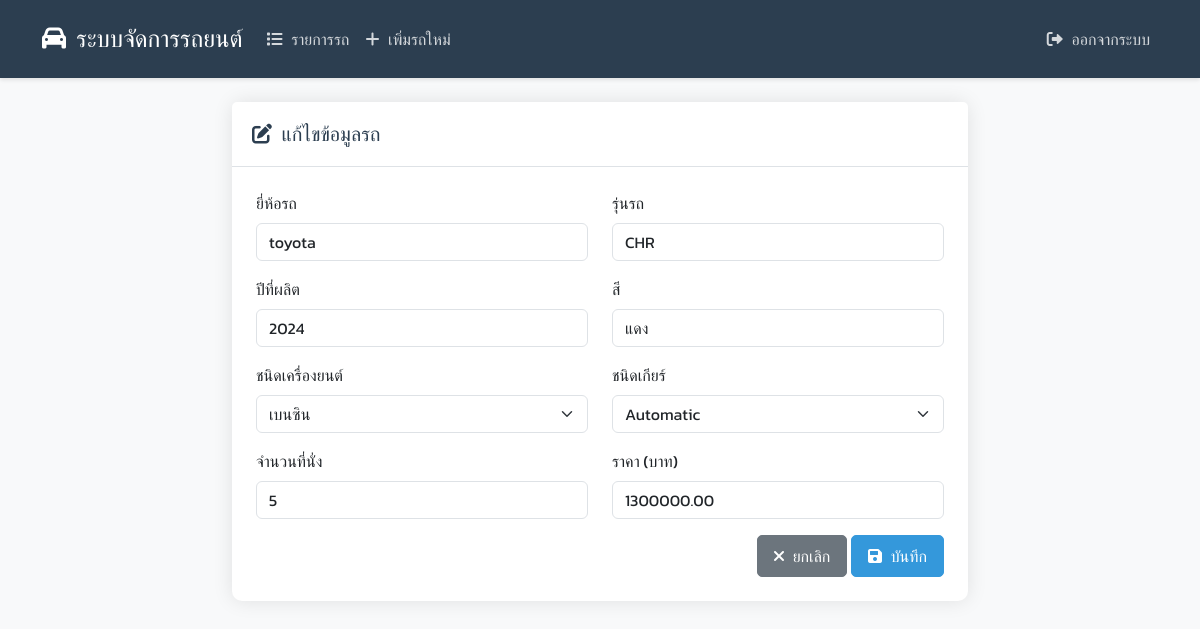
Screenshot of /edit_car.php?id=1 (signed in) with the database file from the repository.
### tables this page shows
CREATE TABLE `cars` (
  `car_id` int(11) NOT NULL COMMENT 'รหัสรถ (Primary Key)',
  `brand` varchar(100) NOT NULL COMMENT 'ยี่ห้อรถ เช่น Toyota, Honda',
  `model` varchar(100) NOT NULL COMMENT 'รุ่นรถ เช่น Corolla, Civic',
  `year` year(4) NOT NULL COMMENT 'ปีที่ผลิต',
  `color` varchar(50) DEFAULT NULL COMMENT 'สีของรถ เช่น ขาว, ดำ, แดง',
  `engine_type` varchar(50) DEFAULT NULL COMMENT 'ชนิดเครื่องยนต์ เช่น เบนซิน, ดีเซล, ไฟฟ้า',
  `transmission` enum('Manual','Automatic') DEFAULT NULL COMMENT 'ชนิดของเกียร์ เช่น Manual, Automatic',
  `seats` int(11) DEFAULT NULL COMMENT 'จำนวนที่นั่ง เช่น 4, 5, 7',
  `price` decimal(10,2) DEFAULT NULL COMMENT 'ราคารถ (บาท)',
  `create_date` timestamp NOT NULL DEFAULT current_timestamp() COMMENT 'วันที่สร้างข้อมูล',
  `update_date` timestamp NOT NULL DEFAULT current_timestamp() ON UPDATE current_timestamp() COMMENT 'วันที่แก้ไขข้อมูลล่าสุด'
);

### api/car.php (called while the page is built, shortened)
<?php
class Car {
    private $conn;
    private $table_name = "cars";
    public function __construct($db) {
        $this->conn = $db;
    }
    public function readOne($id) {
        $query = "SELECT * FROM " . $this->table_name . " WHERE car_id = :id";
        $stmt = $this->conn->prepare($query);
        $stmt->bindParam(":id", $id);
        $stmt->execute();
        return $stmt->fetch(PDO::FETCH_ASSOC);
    }
}
?>

### edit_car.php (the view, shortened to what this page needs)
<?php
require_once 'api/car.php';
$id = $_GET['id'];
$database = new Database();
$db = $database->getConnection();
$car = new Car($db);
$car_data = $car->readOne($id);
?>
<!DOCTYPE html>
<html lang="th">
<head>
    <link href="https://cdn.jsdelivr.net/npm/bootstrap@5.3.0/dist/css/bootstrap.min.css" rel="stylesheet">
    <link href="https://cdnjs.cloudflare.com/ajax/libs/font-awesome/6.0.0/css/all.min.css" rel="stylesheet">
    <link href="css/style.css" rel="stylesheet">
</head>
<body>
    <nav class="navbar navbar-expand-lg navbar-dark">
        <div class="container">
            <a class="navbar-brand" href="index.php">
                <i class="fas fa-car"></i> ระบบจัดการรถยนต์
            </a>
            <div class="collapse navbar-collapse" id="navbarNav">
                <ul class="navbar-nav me-auto">
                    <li class="nav-item">
                        <a class="nav-link" href="cars.php">
                            <i class="fas fa-list"></i> รายการรถ
                        </a>
                    </li>
                    <li class="nav-item">
                        <a class="nav-link" href="add_car.php">
                            <i class="fas fa-plus"></i> เพิ่มรถใหม่
                        </a>
                    </li>
                </ul>
                <ul class="navbar-nav">
                    <li class="nav-item">
                        <a class="nav-link" href="logout.php">
                            <i class="fas fa-sign-out-alt"></i> ออกจากระบบ
                        </a>
                    </li>
                </ul>
            </div>
        </div>
    </nav>
    <div class="container mt-4">
        <div class="row justify-content-center">
            <div class="col-md-8">
                <div class="card">
                    <div class="card-header">
                        <h5 class="mb-0">
                            <i class="fas fa-edit"></i> แก้ไขข้อมูลรถ
                        </h5>
                    </div>
                    <div class="card-body">
                        <form method="POST" action="">
                            <div class="row">
                                <div class="col-md-6 mb-3">
                                    <label class="form-label">ยี่ห้อรถ</label>
                                    <input type="text" name="brand" class="form-control" value="<?php echo $car_data['brand']; ?>" required>
                                </div>
                                <div class="col-md-6 mb-3">
                                    <label class="form-label">รุ่นรถ</label>
                                    <input type="text" name="model" class="form-control" value="<?php echo $car_data['model']; ?>" required>
                                </div>
                            </div>
                            <div class="row">
                                <div class="col-md-6 mb-3">
                                    <label class="form-label">ปีที่ผลิต</label>
                                    <input type="number" name="year" class="form-control" min="1900" max="2024" value="<?php echo $car_data['year']; ?>" required>
                                </div>
                                <div class="col-md-6 mb-3">
                                    <label class="form-label">สี</label>
                                    <input type="text" name="color" class="form-control" value="<?php echo $car_data['color']; ?>" required>
                                </div>
                            </div>
                            <div class="row">
                                <div class="col-md-6 mb-3">
                                    <label class="form-label">ชนิดเครื่องยนต์</label>
                                    <select name="engine_type" class="form-select" required>
                                        <option value="เบนซิน" <?php echo $car_data['engine_type'] == 'เบนซิน' ? 'selected' : ''; ?>>เบนซิน</option>
                                    </select>
                                </div>
                                <div class="col-md-6 mb-3">
                                    <label class="form-label">ชนิดเกียร์</label>
                                    <select name="transmission" class="form-select" required>
                                        <option value="Automatic" <?php echo $car_data['transmission'] == 'Automatic' ? 'selected' : ''; ?>>Automatic</option>
                                    </select>
                                </div>
                            </div>
                            <div class="row">
                                <div class="col-md-6 mb-3">
                                    <label class="form-label">จำนวนที่นั่ง</label>
                                    <input type="number" name="seats" class="form-control" min="1" max="10" value="<?php echo $car_data['seats']; ?>" required>
                                </div>
                                <div class="col-md-6 mb-3">
                                    <label class="form-label">ราคา (บาท)</label>
                                    <input type="number" name="price" class="form-control" min="0" step="0.01" value="<?php echo $car_data['price']; ?>" required>
                                </div>
                            </div>
                            <div class="text-end">
                                <a href="cars.php" class="btn btn-secondary">
                                    <i class="fas fa-times"></i> ยกเลิก
                                </a>
                                <button type="submit" class="btn btn-primary">
                                    <i class="fas fa-save"></i> บันทึก
                                </button>
                            </div>
                        </form>
                    </div>
                </div>
            </div>
        </div>
    </div>
</body>
</html>

### css/style.css (style rules this page uses)
:root { --primary-color: #2c3e50; --secondary-color: #3498db; --accent-color: #e74c3c; --text-color: #2c3e50; --light-gray: #f8f9fa; --border-color: #dee2e6; }
body { font-family: 'Kanit', sans-serif; background-color: var(--light-gray); color: var(--text-color); }
.navbar { background-color: var(--primary-color); padding: 1rem; box-shadow: 0 2px 4px rgba(0,0,0,0.1); }
.navbar-brand { color: white !important; font-size: 1.5rem; font-weight: 500; }
.nav-link { color: rgba(255,255,255,.8) !important; transition: color 0.3s ease; padding: 0.5rem 1rem; }
.nav-link i { margin-right: 5px; }
.card { border: none; border-radius: 10px; box-shadow: 0 0 20px rgba(0,0,0,0.1); margin-bottom: 20px; transition: transform 0.3s ease; }
.card-header { background-color: white; border-bottom: 1px solid var(--border-color); padding: 1.25rem; }
.card-header h5 { color: var(--primary-color); font-weight: 500; }
.card-body { padding: 1.5rem; }
.btn { padding: 0.5rem 1rem; border-radius: 5px; transition: all 0.3s ease; }
.btn-primary { background-color: var(--secondary-color); border-color: var(--secondary-color); }
.fas { margin-right: 5px; }

### rows the page displays
cars: brand "toyota", model "CHR", year "2024", color "แดง", engine_type "เบนซิน", transmission "Automatic", seats "5", price "1300000.00"
